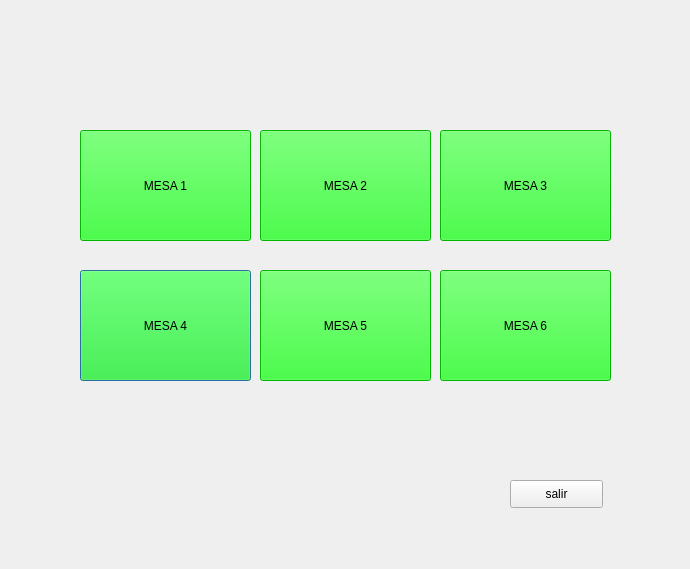
<?xml version="1.0" encoding="UTF-8"?>
<ui version="4.0">
 <class>Dialog</class>
 <widget class="QDialog" name="Dialog">
  <property name="geometry">
   <rect>
    <x>0</x>
    <y>0</y>
    <width>690</width>
    <height>569</height>
   </rect>
  </property>
  <property name="windowTitle">
   <string>Dialog</string>
  </property>
  <widget class="QWidget" name="widget" native="true">
   <property name="geometry">
    <rect>
     <x>30</x>
     <y>80</y>
     <width>631</width>
     <height>461</height>
    </rect>
   </property>
   <property name="styleSheet">
    <string notr="true">background-image: url(:/mesas/gris.jpeg);</string>
   </property>
   <widget class="QPushButton" name="pushMESAM4">
    <property name="geometry">
     <rect>
      <x>50</x>
      <y>190</y>
      <width>171</width>
      <height>111</height>
     </rect>
    </property>
    <property name="styleSheet">
     <string notr="true">background-color: rgb(0, 255, 0);</string>
    </property>
    <property name="text">
     <string>MESA 4</string>
    </property>
   </widget>
   <widget class="QPushButton" name="pushMESAM1">
    <property name="geometry">
     <rect>
      <x>50</x>
      <y>50</y>
      <width>171</width>
      <height>111</height>
     </rect>
    </property>
    <property name="styleSheet">
     <string notr="true">background-color: rgb(0, 255, 0);
border-color: rgb(0, 255, 0);</string>
    </property>
    <property name="text">
     <string>MESA 1</string>
    </property>
   </widget>
   <widget class="QPushButton" name="pushMESAM2">
    <property name="geometry">
     <rect>
      <x>230</x>
      <y>50</y>
      <width>171</width>
      <height>111</height>
     </rect>
    </property>
    <property name="styleSheet">
     <string notr="true">background-color: rgb(0, 255, 0);</string>
    </property>
    <property name="text">
     <string>MESA 2</string>
    </property>
   </widget>
   <widget class="QPushButton" name="pushMESAM5">
    <property name="geometry">
     <rect>
      <x>230</x>
      <y>190</y>
      <width>171</width>
      <height>111</height>
     </rect>
    </property>
    <property name="styleSheet">
     <string notr="true">background-color: rgb(0, 255, 0);</string>
    </property>
    <property name="text">
     <string>MESA 5</string>
    </property>
   </widget>
   <widget class="QPushButton" name="pushMESAM6">
    <property name="geometry">
     <rect>
      <x>410</x>
      <y>190</y>
      <width>171</width>
      <height>111</height>
     </rect>
    </property>
    <property name="styleSheet">
     <string notr="true">background-color: rgb(0, 255, 0);</string>
    </property>
    <property name="text">
     <string>MESA 6</string>
    </property>
   </widget>
   <widget class="QPushButton" name="pushMESAM3">
    <property name="geometry">
     <rect>
      <x>410</x>
      <y>50</y>
      <width>171</width>
      <height>111</height>
     </rect>
    </property>
    <property name="styleSheet">
     <string notr="true">background-color: rgb(0, 255, 0);</string>
    </property>
    <property name="text">
     <string>MESA 3</string>
    </property>
   </widget>
   <widget class="QPushButton" name="salirmeseros">
    <property name="geometry">
     <rect>
      <x>480</x>
      <y>400</y>
      <width>93</width>
      <height>28</height>
     </rect>
    </property>
    <property name="text">
     <string>salir</string>
    </property>
   </widget>
   <zorder>pushMESAM4</zorder>
   <zorder>pushMESAM2</zorder>
   <zorder>pushMESAM5</zorder>
   <zorder>pushMESAM6</zorder>
   <zorder>pushMESAM3</zorder>
   <zorder>salirmeseros</zorder>
   <zorder>pushMESAM1</zorder>
  </widget>
 </widget>
 <resources>
  <include location="../fr.qrc"/>
 </resources>
 <connections/>
</ui>
